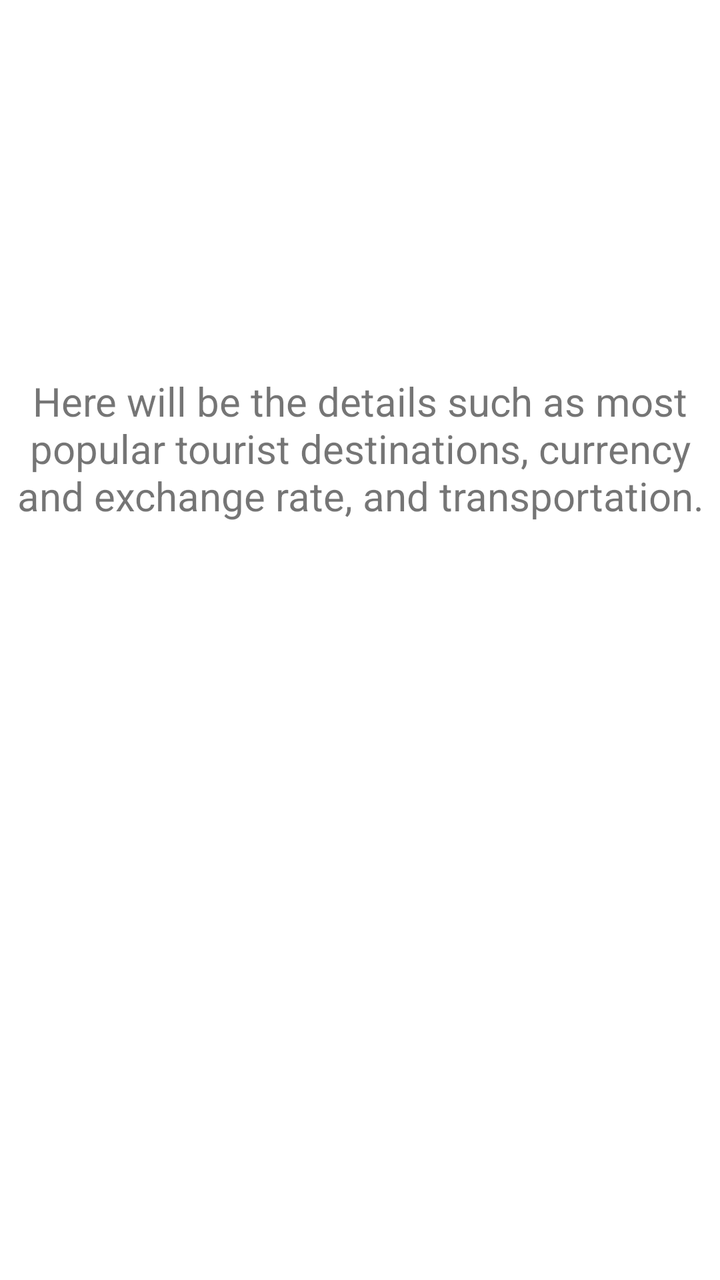
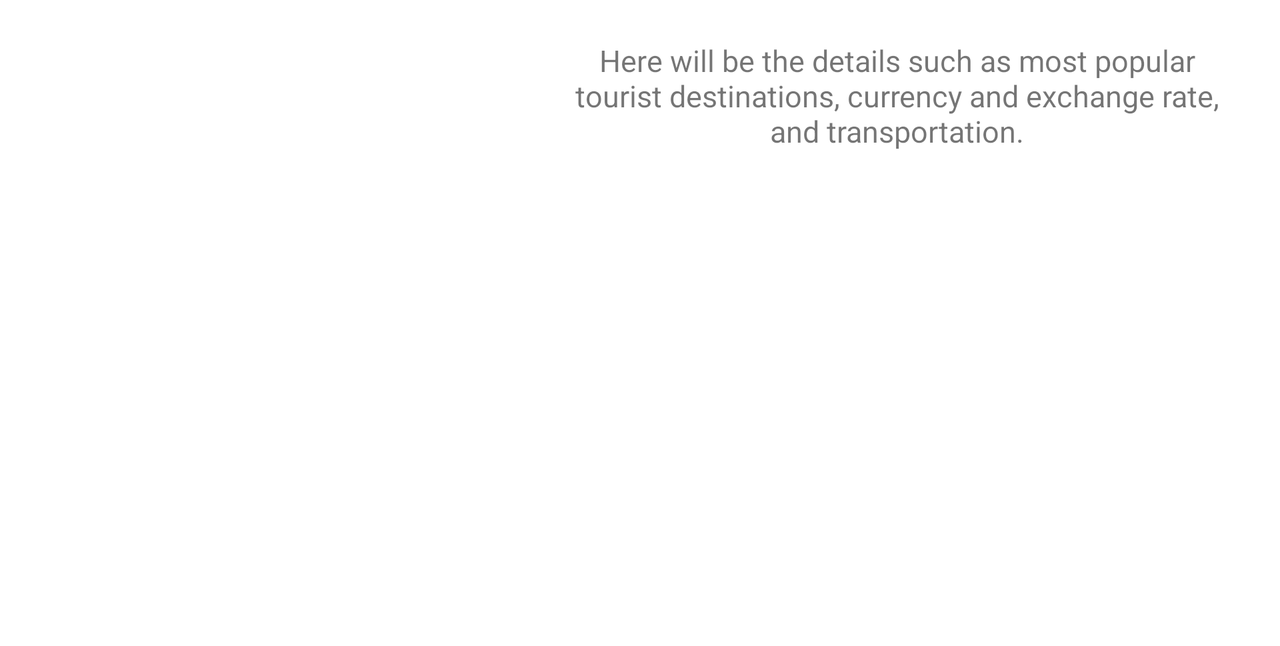

Compare how this app lays out the same screen by default and in its alternative resource folder. The renders come first, then the two layout files and the values they reference.
<!-- AndroidManifest.xml: application theme Theme.CountryToVisitFragments -->
<!-- res/layout/fragment_b.xml -->
<?xml version="1.0" encoding="utf-8"?>
<LinearLayout xmlns:android="http://schemas.android.com/apk/res/android"
    xmlns:app="http://schemas.android.com/apk/res-auto"
    xmlns:tools="http://schemas.android.com/tools"
    android:layout_width="wrap_content"
    android:layout_height="wrap_content"
    android:layout_gravity="center"
    android:orientation="vertical"
    tools:context=".FragmentB">


    <ImageView
        android:id="@+id/tourist"
        android:layout_width="272dp"
        android:layout_height="167dp"
        android:layout_gravity="center"
        android:layout_weight="1"
        tools:srcCompat="@color/design_default_color_background" />

    <TextView
        android:id="@+id/description"
        android:layout_width="358dp"
        android:layout_height="433dp"
        android:layout_gravity="center"
        android:layout_margin="20dp"
        android:layout_weight="1"
        android:text="Here will be the details such as most popular tourist destinations, currency and exchange rate, and transportation."
        android:textAlignment="center"
        android:textSize="20sp" />

</LinearLayout>
<!-- resources referenced by this layout -->
<resources>
  <style name="Theme.CountryToVisitFragments" parent="Theme.MaterialComponents.DayNight.DarkActionBar">
          
          <item name="colorPrimary">@color/purple_500</item>
          <item name="colorPrimaryVariant">@color/purple_700</item>
          <item name="colorOnPrimary">@color/white</item>
          
          <item name="colorSecondary">@color/teal_200</item>
          <item name="colorSecondaryVariant">@color/teal_700</item>
          <item name="colorOnSecondary">@color/black</item>
          
          <item name="android:statusBarColor" tools:targetApi="l">?attr/colorPrimaryVariant</item>
          
      </style>
</resources>
<!-- res/layout-land/fragment_b.xml (the repository's variant of the layout above) -->
<!-- drawn on the phone turned sideways -->
<?xml version="1.0" encoding="utf-8"?>
<LinearLayout xmlns:android="http://schemas.android.com/apk/res/android"
    xmlns:app="http://schemas.android.com/apk/res-auto"
    xmlns:tools="http://schemas.android.com/tools"
    android:layout_width="wrap_content"
    android:layout_height="wrap_content"
    android:layout_gravity="center"
    tools:context=".FragmentB">


    <ImageView
        android:id="@+id/tourist"
        android:layout_width="272dp"
        android:layout_height="167dp"
        android:layout_gravity="center"
        android:layout_weight="1"
        tools:srcCompat="@color/design_default_color_background" />

    <TextView
        android:id="@+id/description"
        android:layout_width="358dp"
        android:layout_height="283dp"
        android:layout_gravity="center"
        android:layout_margin="20dp"
        android:layout_weight="1"
        android:text="Here will be the details such as most popular tourist destinations, currency and exchange rate, and transportation."
        android:textAlignment="center"
        android:textSize="15sp" />

</LinearLayout>
